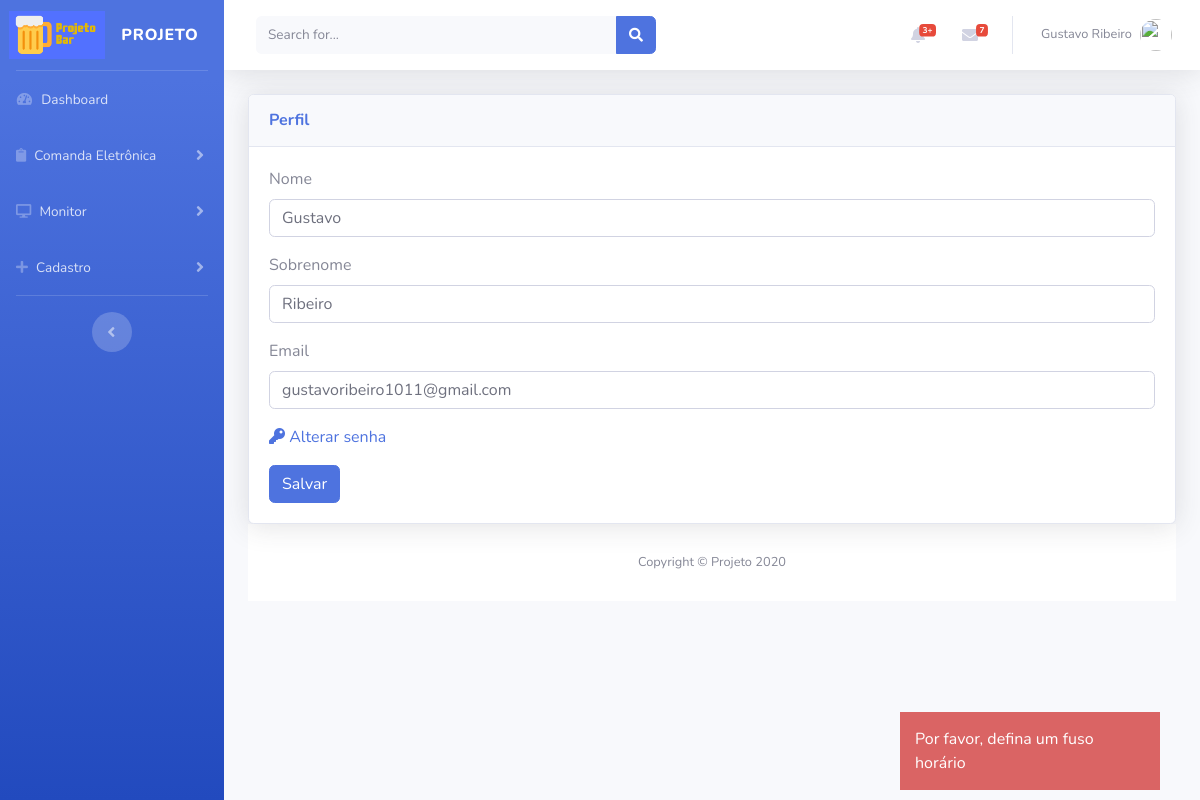
The page /views/perfil/index.php (signed in) on the database its author committed.
### tables this page shows
CREATE TABLE IF NOT EXISTS `usuarios` (
  `id` int(10) unsigned zerofill NOT NULL AUTO_INCREMENT,
  `login` varchar(30) DEFAULT NULL,
  `nome` varchar(155) NOT NULL,
  `sobrenome` varchar(155) NOT NULL,
  `senha` varchar(40) DEFAULT NULL,
  `email` varchar(155) NOT NULL,
  `nivel` varchar(80) NOT NULL,
  PRIMARY KEY (`id`)
);

### config.php (called while the page is built, shortened)
<?php
$app_token= 'appbar1';

### views/perfil/index.php (the view, shortened to what this page needs)
<?php
include ('../../config.php');
include('../../inc/header.php');
 ?>
<body id="page-top">
  <div id="wrapper">
    <?php include('../../inc/sidebar.php'); ?>
    <div id="content-wrapper" class="d-flex flex-column">
      <div id="content">
       <?php include('../../inc/topbar.php'); ?>
       <div class="container-fluid">
        <div class="row">
  <div class="col-xl-12 col-lg-6">
    <div class="card shadow mb-12">
      <div class="card-header py-3 d-flex flex-row align-items-center justify-content-between">
        <h6 class="m-0 font-weight-bold text-primary">Perfil</h6>
      </div>
      <div class="card-body">
<?php
$sql="SELECT login,nome,sobrenome,senha,email FROM usuarios WHERE login = '".$_SESSION['login'.$app_token]."'";
$conecta->query($sql);
$r=mysqli_fetch_assoc(mysqli_query($conecta,$sql));
?>
<form method="post" action="<?php echo $_SERVER['PHP_SELF'];?>" >
    <div class="form-group">
    <label for="inputNome">Nome</label>
    <input type="text" class="form-control" name="inputNome" value="<?=$r['nome'];?>" required>
  </div>
      <div class="form-group">
    <label for="inputSobrenome">Sobrenome</label>
    <input type="text" class="form-control" name="inputSobrenome" value="<?=$r['sobrenome'];?>" required>
  </div>
  <div class="form-group">
    <label for="inputEmail">Email</label>
    <input type="email" class="form-control" name="inputEmail" value="<?=$r['email'];?>" required>
  </div>
  <div class="form-group">
    <a href="alterarSenha.php"><i class="fas fa-key"></i> Alterar senha</a>
  </div>
  <button type="submit" class="btn btn-primary" name="salvar">Salvar</button>
</form>
      </div>
    </div>
  </div>
</div>
<?php include('../../inc/footer.php'); ?>

### inc/topbar.php (shortened to what this page needs)
<?php
$sqltopbar="SELECT login,nome,sobrenome,email FROM usuarios WHERE login = '".$_SESSION['login'.$app_token]."'";
$conecta->query($sqltopbar);
$topbar=mysqli_fetch_assoc(mysqli_query($conecta,$sqltopbar));
?>
        <nav class="navbar navbar-expand navbar-light bg-white topbar mb-4 static-top shadow">
          <form class="d-none d-sm-inline-block form-inline mr-auto ml-md-3 my-2 my-md-0 mw-100 navbar-search">
            <div class="input-group">
              <input type="text" class="form-control bg-light border-0 small" placeholder="Search for..." aria-label="Search" aria-describedby="basic-addon2">
              <div class="input-group-append">
                <button class="btn btn-primary" type="button">
                  <i class="fas fa-search fa-sm"></i>
                </button>
              </div>
            </div>
          </form>
          <ul class="navbar-nav ml-auto">
            <li class="nav-item dropdown no-arrow mx-1">
              <a class="nav-link dropdown-toggle" href="#" id="alertsDropdown" role="button" data-toggle="dropdown" aria-haspopup="true" aria-expanded="false">
                <i class="fas fa-bell fa-fw"></i>
                <span class="badge badge-danger badge-counter">3+</span>
              </a>
            </li>
            <li class="nav-item dropdown no-arrow mx-1">
              <a class="nav-link dropdown-toggle" href="#" id="messagesDropdown" role="button" data-toggle="dropdown" aria-haspopup="true" aria-expanded="false">
                <i class="fas fa-envelope fa-fw"></i>
                <span class="badge badge-danger badge-counter">7</span>
              </a>
            </li>
            <li class="nav-item dropdown no-arrow">
              <a class="nav-link dropdown-toggle" href="#" id="userDropdown" role="button" data-toggle="dropdown" aria-haspopup="true" aria-expanded="false">
                <span class="mr-2 d-none d-lg-inline text-gray-600 small">
                  <?php echo ucfirst(strtolower($topbar['nome']))." ".ucfirst(strtolower($topbar['sobrenome'])); ?></span>
                <img class="img-profile rounded-circle" src="https://source.unsplash.com/QAB-WJcbgJk/60x60">
              </a>
            </li>
          </ul>
        </nav>

### rows shown on the page
usuarios: nome "Gustavo", sobrenome "Ribeiro", inputNome "Gustavo", inputSobrenome "Ribeiro", inputEmail "gustavoribeiro1011@gmail.com"

### other values the page prints
$app_name "PROJETO"
$app_name "Projeto"
